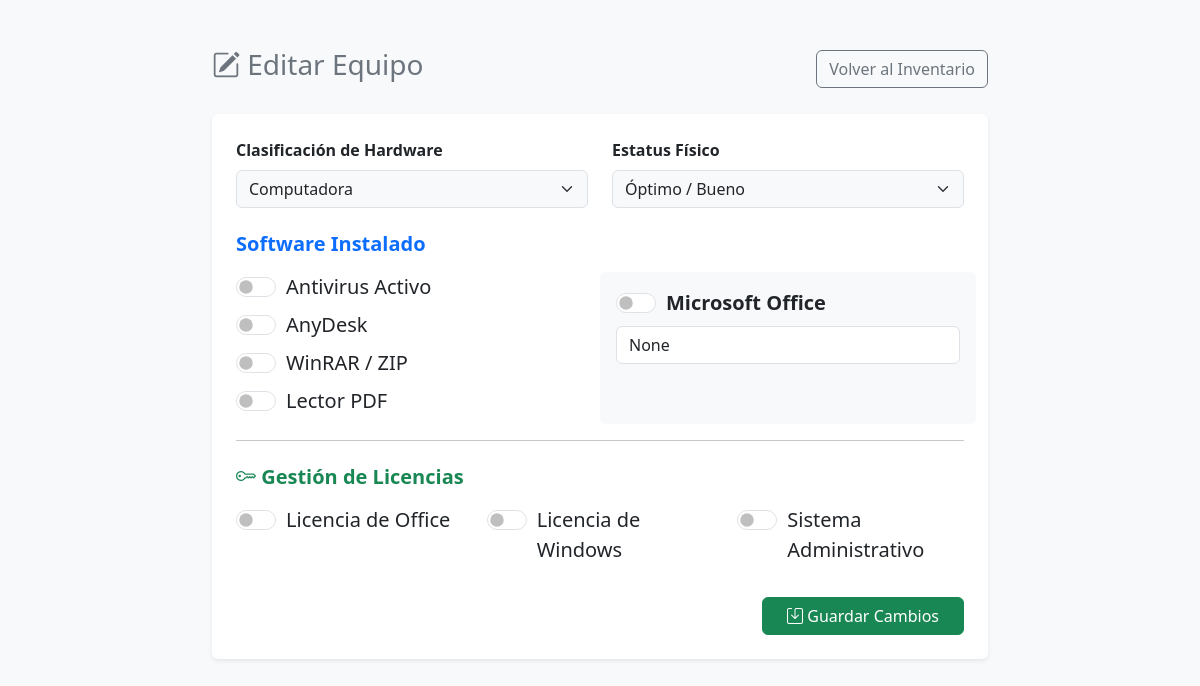
Page /editar/2/ (signed in) on the earlier database version.
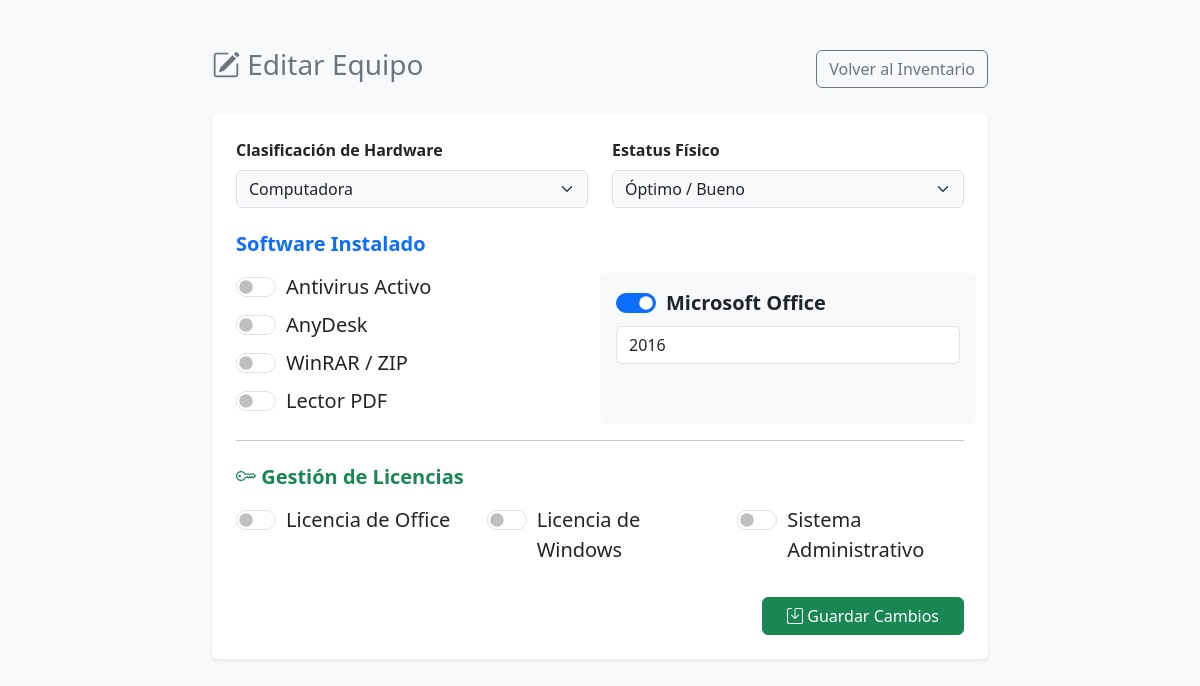
Same page on the later database version.
### equipos/models.py (models this page shows, shortened)
class Computadora(models.Model):
    usuario_empresa = models.ForeignKey(User, on_delete=models.CASCADE, null=True, blank=True)
    nombre_equipo = models.CharField("Nombre del Equipo", max_length=100)
    usuario_asignado = models.CharField("Usuario Asignado", max_length=100, default="Sin asignar")
    departamento = models.CharField("Departamento", max_length=100, default="General")
    TIPO_CHOICES = [('Computadora', 'Computadora'), ('Monitor', 'Monitor'), ('Teclado', 'Teclado'), ('Mouse', 'Mouse')]
    tipo_equipo = models.CharField("Tipo", max_length=50, choices=TIPO_CHOICES, default='Computadora')
    ESTATUS_CHOICES = [('Bueno', 'Bueno'), ('Malo', 'Malo'), ('En reparación', 'En reparación')]
    estatus = models.CharField("Estatus", max_length=50, choices=ESTATUS_CHOICES, default='Bueno')
    prog_office = models.BooleanField("Office Instalado", default=False)
    version_office = models.CharField("Versión de Office", max_length=50, blank=True, null=True)
    prog_anydesk = models.BooleanField("AnyDesk Instalado", default=False)
    prog_winrar = models.BooleanField("WinRAR Instalado", default=False)
    prog_pdf = models.BooleanField("Lector PDF Instalado", default=False)
    tiene_antivirus = models.BooleanField("¿Tiene antivirus activo? (ISO A.8.7)", default=False)
    sistema_operativo = models.CharField("Sistema Operativo", max_length=50, default="No definido")
    ultima_actualizacion = models.DateField("Fecha de última actualización", auto_now_add=True)
    en_dominio = models.BooleanField("¿Está unido al dominio? (ISO A.5.15)", default=False)
    filtro_navegacion = models.BooleanField("¿Tiene filtro de navegación web? (ISO A.8.9)", default=False)
    ultimo_mantenimiento = models.DateField("Fecha de último mantenimiento físico", auto_now_add=True)
    fecha_auditoria = models.DateTimeField(auto_now_add=True)
    licencia_office = models.BooleanField("Licencia de Office", default=False)
    licencia_windows = models.BooleanField("Licencia de Windows", default=False)
    version_windows = models.CharField("Versión de Windows", max_length=50, blank=True, null=True)
    licencia_erp = models.BooleanField("Licencia de Sistema Administrativo", default=False)
    ERP_CHOICES = [('SAP', 'SAP'), ('Galac', 'Galac'), ('Profit', 'Profit Plus')]
    tipo_erp = models.CharField("Tipo de Sistema Administrativo", max_length=50, choices=ERP_CHOICES, blank=True, null=True)

### equipos/views.py (the view, shortened to what this page needs)
# urls.py: path('editar/<int:id>/', editar_equipo, name='editar_equipo'),
@login_required(login_url='/cuentas/login/')
def editar_equipo(request, id):
    equipo = get_object_or_404(Computadora, id=id, usuario_empresa=request.user)
    return render(request, 'equipos/editar.html', {'equipo': equipo})

### equipos/templates/equipos/editar.html (shortened to what the changed rows need)
<!DOCTYPE html>
<html lang="es">
<head>
    <link href="https://cdn.jsdelivr.net/npm/bootstrap@5.3.2/dist/css/bootstrap.min.css" rel="stylesheet">
    <link rel="stylesheet" href="https://cdn.jsdelivr.net/npm/bootstrap-icons@1.11.1/font/bootstrap-icons.css">
</head>
<body class="bg-light p-5">
    <div class="container" style="max-width: 800px;">
        <div class="card shadow-sm border-0">
            <div class="card-body p-4">
                <form method="POST">
                    <div class="row mb-4">
                        <div class="col-md-6">
                            <label class="form-label fw-bold">Clasificación de Hardware</label>
                            <select class="form-select bg-light" name="tipo_equipo">
                                <option value="Computadora" {% if equipo.tipo_equipo == 'Computadora' %}selected{% endif %}>Computadora</option>
                            </select>
                        </div>
                        <div class="col-md-6">
                            <label class="form-label fw-bold">Estatus Físico</label>
                            <select class="form-select bg-light" name="estatus">
                                <option value="Bueno" {% if equipo.estatus == 'Bueno' %}selected{% endif %}>Óptimo / Bueno</option>
                            </select>
                        </div>
                    </div>
                    <div class="row mb-3">
                        <div class="col-md-6">
                            <div class="form-check form-switch fs-5 mb-2">
                                <input class="form-check-input" type="checkbox" name="tiene_antivirus" {% if equipo.tiene_antivirus %}checked{% endif %}>
                                <label class="form-check-label">Antivirus Activo</label>
                            </div>
                            <div class="form-check form-switch fs-5 mb-2">
                                <input class="form-check-input" type="checkbox" name="prog_anydesk" {% if equipo.prog_anydesk %}checked{% endif %}>
                                <label class="form-check-label">AnyDesk</label>
                            </div>
                            <div class="form-check form-switch fs-5 mb-2">
                                <input class="form-check-input" type="checkbox" name="prog_winrar" {% if equipo.prog_winrar %}checked{% endif %}>
                                <label class="form-check-label">WinRAR / ZIP</label>
                            </div>
                            <div class="form-check form-switch fs-5 mb-2">
                                <input class="form-check-input" type="checkbox" name="prog_pdf" {% if equipo.prog_pdf %}checked{% endif %}>
                                <label class="form-check-label">Lector PDF</label>
                            </div>
                        </div>
                        <div class="col-md-6 bg-light p-3 rounded">
                            <div class="form-check form-switch fs-5 mb-2">
                                <input class="form-check-input" type="checkbox" name="prog_office" {% if equipo.prog_office %}checked{% endif %}>
                                <label class="form-check-label fw-bold">Microsoft Office</label>
                            </div>
                            <input type="text" class="form-control" name="version_office" value="{{ equipo.version_office }}" placeholder="Versión">
                        </div>
                    </div>
                    <div class="row mb-4">
                        <div class="col-md-4">
                            <div class="form-check form-switch fs-5 mb-2">
                                <input class="form-check-input" type="checkbox" id="chkLicOffice" name="licencia_office" {% if equipo.licencia_office %}checked{% endif %}>
                                <label class="form-check-label" for="chkLicOffice">Licencia de Office</label>
                            </div>
                        </div>
                        <div class="col-md-4">
                            <div class="form-check form-switch fs-5 mb-2">
                                <input class="form-check-input" type="checkbox" id="chkLicWindows" name="licencia_windows" onchange="toggleWindows()" {% if equipo.licencia_windows %}checked{% endif %}>
                                <label class="form-check-label" for="chkLicWindows">Licencia de Windows</label>
                            </div>
                        </div>
                        <div class="col-md-4">
                            <div class="form-check form-switch fs-5 mb-2">
                                <input class="form-check-input" type="checkbox" id="chkLicErp" name="licencia_erp" onchange="toggleErp()" {% if equipo.licencia_erp %}checked{% endif %}>
                                <label class="form-check-label" for="chkLicErp">Sistema Administrativo</label>
                            </div>
                        </div>
                    </div>
                </form>
            </div>
        </div>
    </div>
</body>
</html>

Differences in the rows shown:
changed Computadora "Computadora": prog_office "☐" → "☑"; version_office "None" → "2016"
